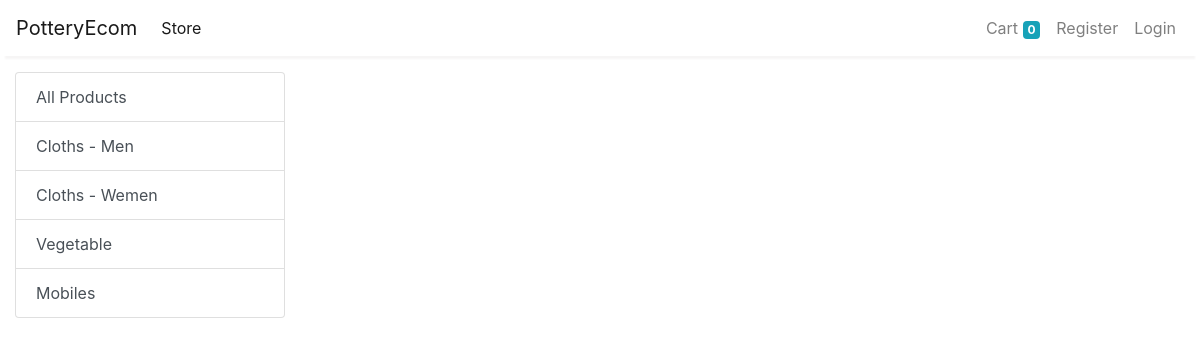
The page /store?category=7 on the database as committed earlier.
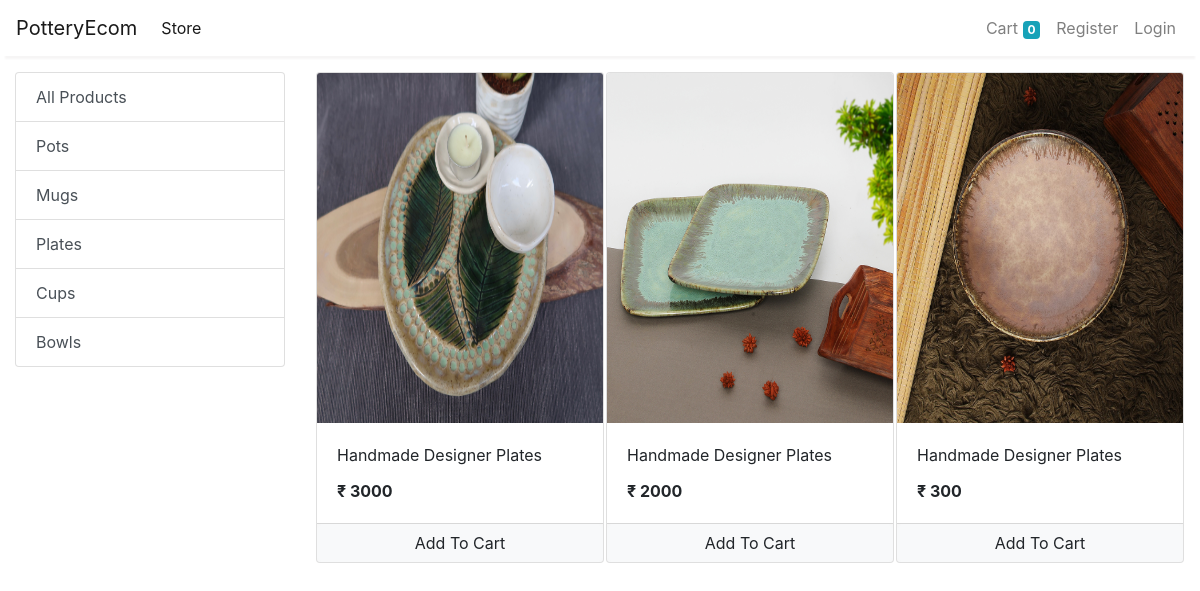
The same page on the database as committed later.
### store/models/category.py (models this page shows, shortened)
class Category(models.Model):
    name = models.CharField(max_length=20)
    @staticmethod
    def get_all_categories():
        return Category.objects.all()

### store/models/product.py (models this page shows, shortened)
class Product(models.Model):
    name = models.CharField(max_length=50)
    price = models.IntegerField(default=0)
    category = models.ForeignKey(Category, on_delete=models.CASCADE, default=1)
    description = models.CharField(max_length=200, default='' , null=True , blank=True)
    image = models.ImageField(upload_to='uploads/products/')
    @staticmethod
    def get_all_products_by_categoryid(category_id):
        if category_id:
            return Product.objects.filter(category = category_id)
        else:
            return Product.get_all_products();

### store/views/home.py (the view)
# urls.py: path('' , include('store.urls'))
def store(request):
    cart = request.session.get('cart')
    if not cart:
        request.session['cart'] = {}
    products = None
    categories = Category.get_all_categories()
    categoryID = request.GET.get('category')
    if categoryID:
        products = Product.get_all_products_by_categoryid(categoryID)
    else:
        products = Product.get_all_products()
    data = {}
    data['products'] = products
    data['categories'] = categories
    print('you are : ', request.session.get('email'))
    return render(request, 'index.html', data)

### store/templatetags/cart.py (called while the page is built)
@register.filter(name='is_in_cart')
def is_in_cart(product  , cart):
    keys = cart.keys()
    for id in keys:
        if int(id) == product.id:
            return True
    return False;

### store/templatetags/custom_filter.py (called while the page is built)
@register.filter(name='currency')
def currency(number):
    return "₹ "+str(number)

### store/templates/index.html (shortened to what this page needs)
{% extends 'base.html' %}
{% block content %}
{% load cart %}
{% load custom_filter %}
<div class="container-fluid mt-3">
	<div class="row">
		<div class="col-lg-3 mx-auto">
			<div class="list-group">
				<a href="/" class="list-group-item list-group-item-action">All Products</a>
				{% for category in categories %}
				<a href="/?category={{category.id}}"
					class="list-group-item list-group-item-action">{{category.name}}</a>
				{% endfor %}
			</div>
		</div>
		<div id='products' class="col-lg-9 mx-auto">
			<div class="row mx-auto">
				{% for product in products %}
				<div class="card mx-auto mb-3" id={{product.id}} style="width: 18rem;">
					<img class="card-img-top" src="{{product.image.url}}" alt="Card image cap" height="350px">
					<div class="card-body">
						<p class="card-title">{{product.name}}</p>
						<p class="card-text"><b>{{product.price|currency}}</b></p>
					</div>
					<div class="card-footer p-0 no-gutters">
						{% if product|is_in_cart:request.session.cart %}
						<div class="row no-gutters">
							<form action="/#{{product.id}}" class="col-2 " method="post">
								{% csrf_token %}
								<input hidden type="text" name='product' value='{{product.id}}'>
								<input hidden type="text" name='remove' value='True'>
								<input type="submit" value=" - " class="btn btn-block btn-light border-right">
							</form>
							<div class="text-center col">{{product|cart_quantity:request.session.cart}} in Cart</div>
							<form action="/#{{product.id}}" class="col-2 " method="post">
								{% csrf_token %}
								<input hidden type="text" name='product' value='{{product.id}}'>
								<input type="submit" value=" + " class="btn btn-block btn-light border-left">
							</form>
						</div>
						{% else %}
						<form action="/#{{product.id}}" method="POST" class="btn-block">
							<input type="submit" class="float-right btn btn-light  form-control"
								value="Add To Cart">
						</form>
						{% endif %}
					</div>
				</div>
				{% endfor %}
			</div>
		</div>
	</div>
</div>
{% endblock %}

Rows that differ between the two databases and show on the page:
removed Category: name "Cloths - Men"
removed Category: name "Cloths - Wemen"
removed Category: name "Vegetable"
removed Category: name "Mobiles"
added Category: name "Pots"
added Category: name "Mugs"
added Category: name "Plates"
added Category: name "Cups"
added Category: name "Bowls"
added Product: image (picture), name "Handmade Designer Plates", price "₹ 3000"
added Product: image (picture), name "Handmade Designer Plates", price "₹ 2000"
added Product: image (picture), name "Handmade Designer Plates", price "₹ 300"
